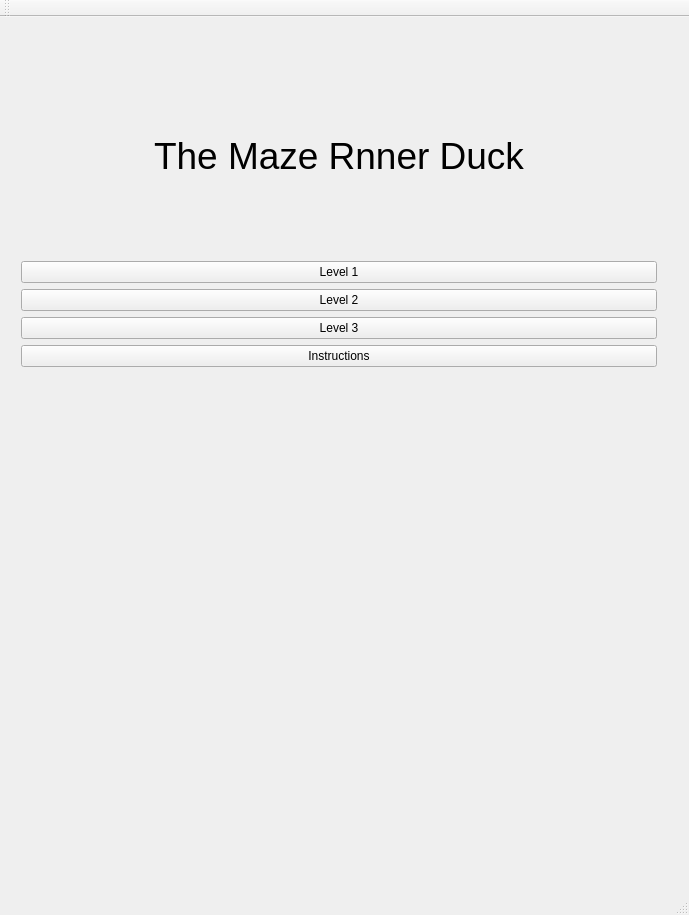
<?xml version="1.0" encoding="UTF-8"?>
<ui version="4.0">
 <class>MainWindow</class>
 <widget class="QMainWindow" name="MainWindow">
  <property name="geometry">
   <rect>
    <x>0</x>
    <y>0</y>
    <width>689</width>
    <height>915</height>
   </rect>
  </property>
  <property name="windowTitle">
   <string>MainWindow</string>
  </property>
  <widget class="QWidget" name="centralWidget">
   <property name="styleSheet">
    <string notr="true">background-image:url(:/image/back1.jpg);</string>
   </property>
   <widget class="QWidget" name="verticalLayoutWidget_3">
    <property name="geometry">
     <rect>
      <x>10</x>
      <y>30</y>
      <width>658</width>
      <height>331</height>
     </rect>
    </property>
    <layout class="QVBoxLayout" name="verticalLayout_3">
     <item>
      <spacer name="verticalSpacer_2">
       <property name="orientation">
        <enum>Qt::Vertical</enum>
       </property>
       <property name="sizeHint" stdset="0">
        <size>
         <width>20</width>
         <height>40</height>
        </size>
       </property>
      </spacer>
     </item>
     <item>
      <widget class="QLabel" name="label">
       <property name="font">
        <font>
         <pointsize>28</pointsize>
        </font>
       </property>
       <property name="styleSheet">
        <string notr="true"> background-image:url(:/image/back1.jpg);
</string>
       </property>
       <property name="text">
        <string>&lt;html&gt;&lt;head/&gt;&lt;body&gt;&lt;p&gt;&lt;span style=&quot; color:#000000;&quot;&gt;The Maze Rnner Duck&lt;/span&gt;&lt;/p&gt;&lt;/body&gt;&lt;/html&gt;</string>
       </property>
       <property name="alignment">
        <set>Qt::AlignCenter</set>
       </property>
      </widget>
     </item>
     <item>
      <spacer name="verticalSpacer">
       <property name="orientation">
        <enum>Qt::Vertical</enum>
       </property>
       <property name="sizeHint" stdset="0">
        <size>
         <width>20</width>
         <height>40</height>
        </size>
       </property>
      </spacer>
     </item>
     <item>
      <layout class="QHBoxLayout" name="horizontalLayout">
       <item>
        <layout class="QVBoxLayout" name="verticalLayout">
         <item>
          <widget class="QPushButton" name="pushButton">
           <property name="text">
            <string>Level 1</string>
           </property>
          </widget>
         </item>
         <item>
          <widget class="QPushButton" name="pushButton_2">
           <property name="text">
            <string>Level 2</string>
           </property>
          </widget>
         </item>
         <item>
          <widget class="QPushButton" name="pushButton_3">
           <property name="text">
            <string>Level 3</string>
           </property>
          </widget>
         </item>
         <item>
          <widget class="QPushButton" name="insB">
           <property name="text">
            <string>Instructions</string>
           </property>
          </widget>
         </item>
        </layout>
       </item>
      </layout>
     </item>
    </layout>
   </widget>
  </widget>
  <widget class="QMenuBar" name="menuBar">
   <property name="geometry">
    <rect>
     <x>0</x>
     <y>0</y>
     <width>689</width>
     <height>26</height>
    </rect>
   </property>
  </widget>
  <widget class="QToolBar" name="mainToolBar">
   <attribute name="toolBarArea">
    <enum>TopToolBarArea</enum>
   </attribute>
   <attribute name="toolBarBreak">
    <bool>false</bool>
   </attribute>
  </widget>
  <widget class="QStatusBar" name="statusBar"/>
 </widget>
 <layoutdefault spacing="6" margin="11"/>
 <resources/>
 <connections>
  <connection>
   <sender>pushButton</sender>
   <signal>clicked()</signal>
   <receiver>MainWindow</receiver>
   <slot>easy_game_begin()</slot>
   <hints>
    <hint type="sourcelabel">
     <x>78</x>
     <y>134</y>
    </hint>
    <hint type="destinationlabel">
     <x>38</x>
     <y>52</y>
    </hint>
   </hints>
  </connection>
  <connection>
   <sender>pushButton_2</sender>
   <signal>clicked()</signal>
   <receiver>MainWindow</receiver>
   <slot>medium_game_begin()</slot>
   <hints>
    <hint type="sourcelabel">
     <x>101</x>
     <y>166</y>
    </hint>
    <hint type="destinationlabel">
     <x>156</x>
     <y>60</y>
    </hint>
   </hints>
  </connection>
  <connection>
   <sender>pushButton_3</sender>
   <signal>clicked()</signal>
   <receiver>MainWindow</receiver>
   <slot>hard_game_begin()</slot>
   <hints>
    <hint type="sourcelabel">
     <x>59</x>
     <y>195</y>
    </hint>
    <hint type="destinationlabel">
     <x>75</x>
     <y>273</y>
    </hint>
   </hints>
  </connection>
 </connections>
 <slots>
  <slot>easy_game_begin()</slot>
  <slot>medium_game_begin()</slot>
  <slot>hard_game_begin()</slot>
 </slots>
</ui>
